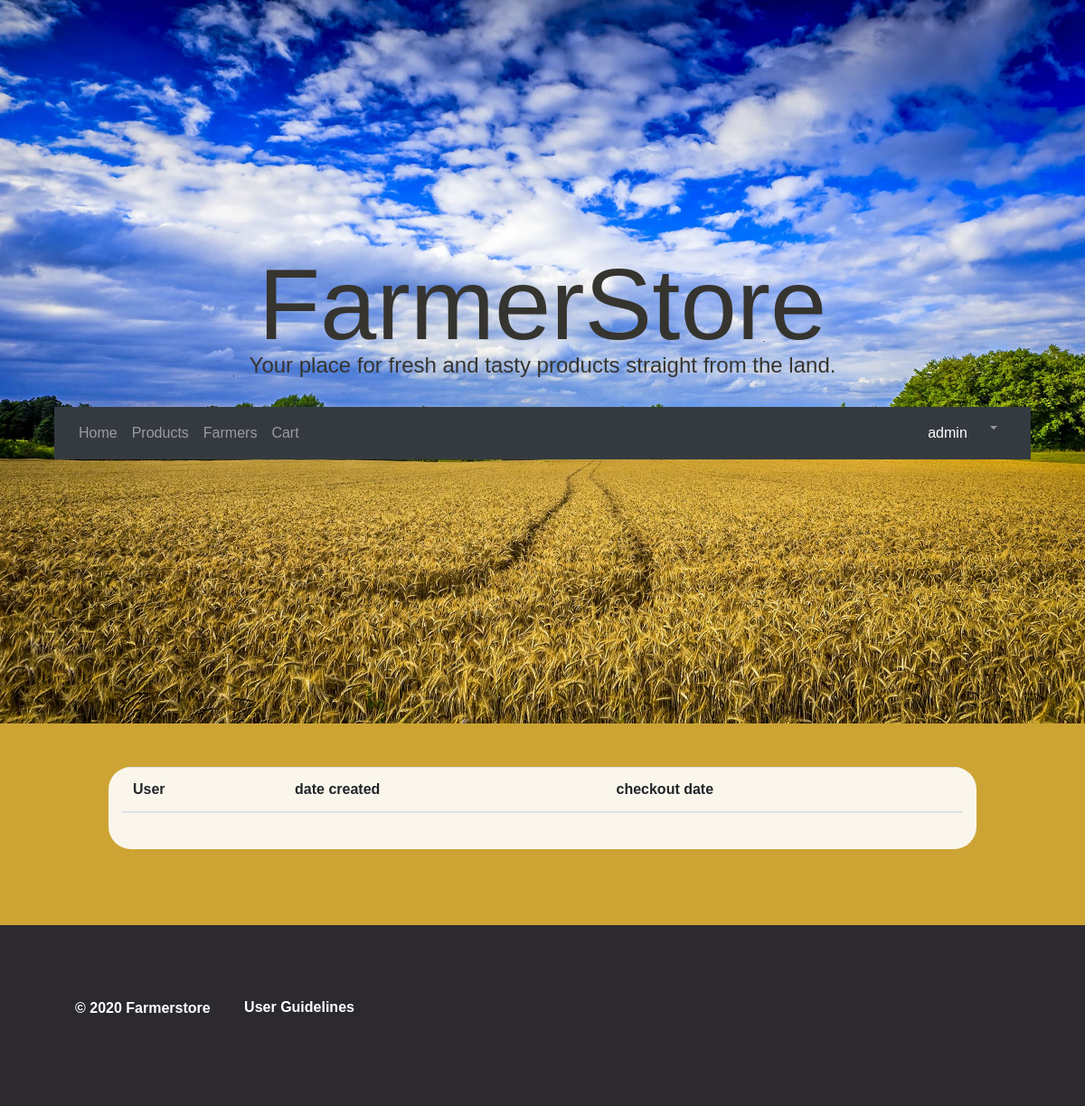
The page /orderHistory/ (signed in) on the database as committed earlier.
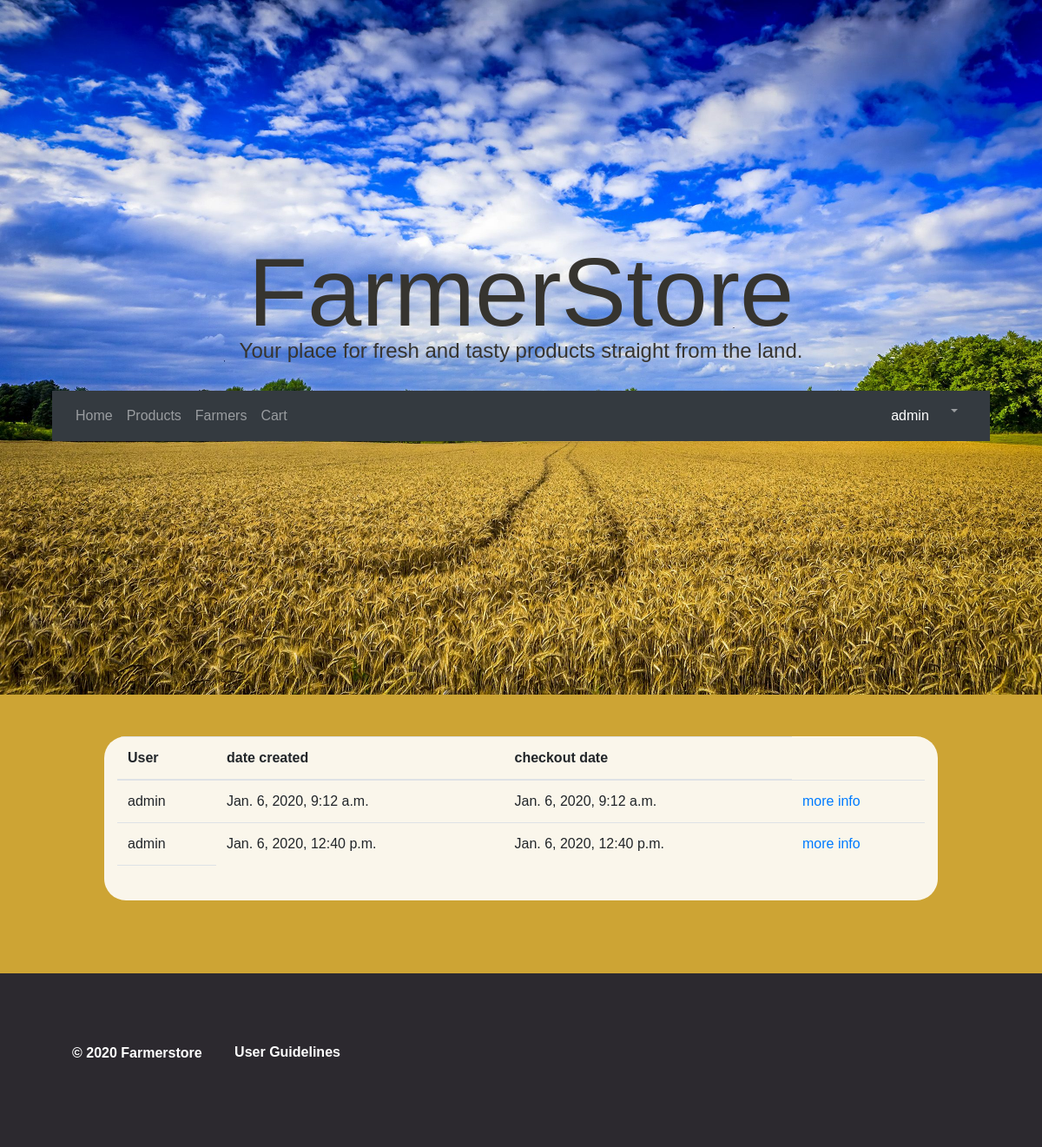
The same page on the database as committed later.
### product_cart/models.py (models this page shows, shortened)
class Order(models.Model):
    user = models.ForeignKey(User, on_delete=models.CASCADE)
    ordered = models.BooleanField(default=False)
    items = models.ManyToManyField(OrderItem)
    creationDate = models.DateTimeField(auto_now_add=True)
    orderedDate = models.DateTimeField()

### product_cart/views.py (the view)
# urls.py: path('orderHistory/', views.OHistory, name="orderHistory"),
def OHistory(request):
    OH = Order.objects.filter(user=request.user, ordered=True)
    context = {
        "OH": OH,
    }
    template = "orderhistory/OHistory.html"
    return render(request, template, context)

### home_page/context_processors.py (called while the page is built)
def context_variable(request):
    return {"farmer": Farmer.objects.filter()}

### product_cart/templates/orderhistory/OHistory.html
{% extends 'home_page/base.html' %}
{% load static %}
    {% block content %}
    <div class="cart_box">
        <div class='col-sm-12 col-sm-offset-2'>
            <table class='table'>
                <thead>
                    <th>User</th>
                    <th>date created</th>
                    <th>checkout date</th>
                </thead>
                <tfoot>
                    <tr>
                        <td></td>
                    </tr>
                </tfoot>
                {% for Citem in OH.all %}
                <tr>
                    <td>{{ Citem.user }}</td>
                    <td>{{ Citem.creationDate }}</td>
                    <td>{{ Citem.orderedDate }}</td>
                    <td><a href={% url "orderInfo" Citem.id %}>more info</a></td>
                </tr>
                {% endfor %}
            </table>
        </div>
    </div>
    {% endblock %}

Rows that differ between the two databases and show on the page:
added Order: user "admin", creationDate "Jan. 6, 2020, 9:12 a.m.", orderedDate "Jan. 6, 2020, 9:12 a.m."
added Order: user "admin", creationDate "Jan. 6, 2020, 12:40 p.m.", orderedDate "Jan. 6, 2020, 12:40 p.m."
